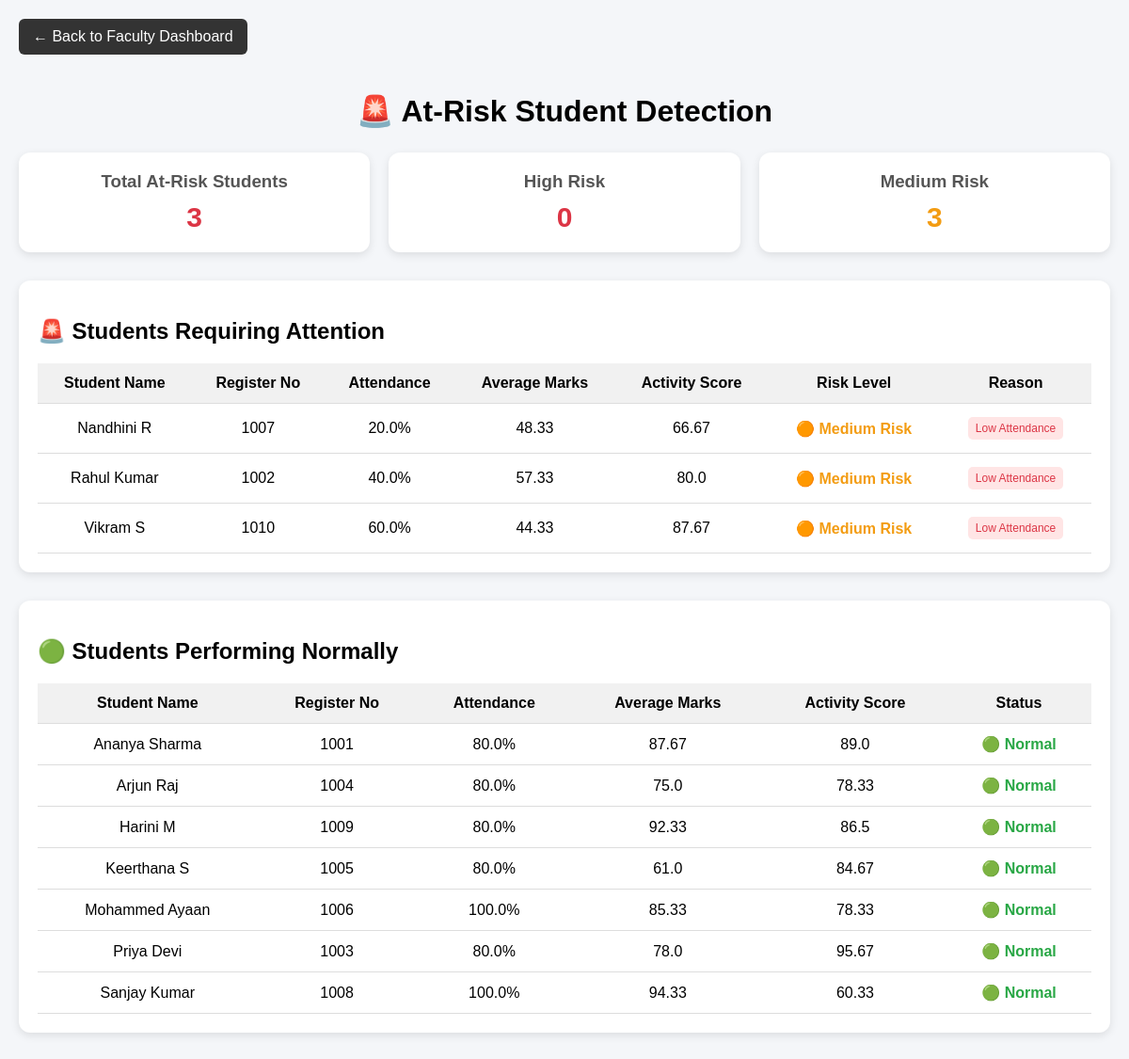
/at_risk_students (signed in), run on the app's committed database.
### tables this page shows
CREATE TABLE students (
            id INTEGER PRIMARY KEY AUTOINCREMENT,
            name TEXT NOT NULL,
            reg_no TEXT UNIQUE NOT NULL,
            student_class TEXT NOT NULL,
            department TEXT DEFAULT 'CSE',
            year INTEGER DEFAULT 1
        );

### app.py (the view)
@app.route("/at_risk_students")
@role_required("admin", "faculty")
def at_risk_students():
    conn = get_db()
    cursor = conn.cursor()
    students = cursor.execute("""
        SELECT

            id,
            name,
            reg_no

        FROM students

        ORDER BY name
    """).fetchall()
    at_risk = []
    normal_students = []
    for student in students:
        attendance = cursor.execute("""
            SELECT

                COUNT(*) AS total,

                SUM(
                    CASE
                        WHEN status = 'Present'
                        THEN 1
                        ELSE 0
                    END
                ) AS present

            FROM attendance

            WHERE register_no = ?
        """, (
            student["reg_no"],
        )).fetchone()
        total_attendance = (
            attendance["total"] or 0
        )
        present_attendance = (
            attendance["present"] or 0
        )
        if total_attendance > 0:
            attendance_percentage = round(
                (
                    present_attendance /
                    total_attendance
                ) * 100,
                2
            )
        else:
            attendance_percentage = 0
        marks = cursor.execute("""
            SELECT

                AVG(
                    (
                        COALESCE(internal_mark, 0)
                        +
                        COALESCE(assignment_mark, 0)
                        +
                        COALESCE(quiz_mark, 0)
                    ) / 3.0
                ) AS average_mark

            FROM marks

            WHERE student_id = ?
        """, (
            student["id"],
        )).fetchone()
        average_mark = round(
            marks["average_mark"] or 0,
            2
        )
        activities = cursor.execute("""
            SELECT

                COUNT(*) AS total_activities,

                AVG(score) AS average_activity

            FROM activities

            WHERE student_id = ?
        """, (
            student["id"],
        )).fetchone()
        total_activities = (
            activities["total_activities"] or 0
        )
        average_activity = round(
            activities["average_activity"] or 0,
            2
        )
        risk_points = 0
        reasons = []
        if attendance_percentage < 75:
            risk_points += 1
            reasons.append(
                "Low Attendance"
            )
        if average_mark < 40:
            risk_points += 1
            reasons.append(
                "Low Marks"
            )
        if (
            total_activities > 0
            and
            average_activity < 40
        ):
            risk_points += 1
            reasons.append(
                "Low Activity Performance"
            )
        if risk_points >= 2:
            risk_level = "High Risk"
        elif risk_points == 1:
            risk_level = "Medium Risk"
        else:
            risk_level = "Normal"
        student_data = {
            "name":
                student["name"],
            "reg_no":
                student["reg_no"],
            "attendance":
                attendance_percentage,
            "marks":
                average_mark,
            "activity":
                average_activity,
            "risk_level":
                risk_level,
            "reasons":
                reasons
        }
        if risk_level == "Normal":
            normal_students.append(
                student_data
            )
        else:
            at_risk.append(
                student_data
            )
    conn.close()
    high_risk = sum(
        1
        for student in at_risk
        if student["risk_level"]
        == "High Risk"
    )
    medium_risk = sum(
        1
        for student in at_risk
        if student["risk_level"]
        == "Medium Risk"
    )
    return render_template(
        "at_risk_students.html",
        at_risk=at_risk,
        normal_students=
            normal_students,
        high_risk=
            high_risk,
        medium_risk=
            medium_risk,
        total_at_risk=
            len(at_risk)
    )

### app.py (called while the page is built, shortened)
def get_db():
    conn = sqlite3.connect(DATABASE)
    conn.row_factory = sqlite3.Row
    conn.execute("PRAGMA foreign_keys = ON")
    return conn

def role_required(*allowed_roles):
    def decorator(function):
        @wraps(function)
        def wrapper(*args, **kwargs):
            if not session.get("logged_in"):
                return redirect("/login")
            return function(*args, **kwargs)
        return wrapper
    return decorator

### templates/at_risk_students.html (shortened to what this page needs)
<!DOCTYPE html>
<html lang="en">
<head>
</head>
<body>
<a href="/faculty_dashboard"
   class="back">
    ← Back to Faculty Dashboard
</a>
<h1>
    🚨 At-Risk Student Detection
</h1>
<div class="cards">
    <div class="card">
        <h3>
            Total At-Risk Students
        </h3>
        <p class="danger">
            {{ total_at_risk }}
        </p>
    </div>
    <div class="card">
        <h3>
            High Risk
        </h3>
        <p class="danger">
            {{ high_risk }}
        </p>
    </div>
    <div class="card">
        <h3>
            Medium Risk
        </h3>
        <p class="warning">
            {{ medium_risk }}
        </p>
    </div>
</div>
<div class="section">
    <h2>
        🚨 Students Requiring Attention
    </h2>
    <table>
        <thead>
            <tr>
                <th>
                    Student Name
                </th>
                <th>
                    Register No
                </th>
                <th>
                    Attendance
                </th>
                <th>
                    Average Marks
                </th>
                <th>
                    Activity Score
                </th>
                <th>
                    Risk Level
                </th>
                <th>
                    Reason
                </th>
            </tr>
        </thead>
        <tbody>
            {% for student in at_risk %}
            <tr>
                <td>
                    {{ student.name }}
                </td>
                <td>
                    {{ student.reg_no }}
                </td>
                <td>
                    {{ student.attendance }}%
                </td>
                <td>
                    {{ student.marks }}
                </td>
                <td>
                    {{ student.activity }}
                </td>
                <td>
                    {% if student.risk_level == "High Risk" %}
                        <span class="high">
                            🔴 High Risk
                        </span>
                    {% else %}
                        <span class="medium">
                            🟠 Medium Risk
                        </span>
                    {% endif %}
                </td>
                <td>
                    {% for reason in student.reasons %}
                        <span class="reason">
                            {{ reason }}
                        </span>
                    {% endfor %}
                </td>
            </tr>
            {% endfor %}
        </tbody>
    </table>
</div>
<div class="section">
    <h2>
        🟢 Students Performing Normally
    </h2>
    <table>
        <thead>
            <tr>
                <th>
                    Student Name
                </th>
                <th>
                    Register No
                </th>
                <th>
                    Attendance
                </th>
                <th>
                    Average Marks
                </th>
                <th>
                    Activity Score
                </th>
                <th>
                    Status
                </th>
            </tr>
        </thead>
        <tbody>
            {% for student in normal_students %}
            <tr>
                <td>
                    {{ student.name }}
                </td>
                <td>
                    {{ student.reg_no }}
                </td>
                <td>
                    {{ student.attendance }}%
                </td>
                <td>
                    {{ student.marks }}
                </td>
                <td>
                    {{ student.activity }}
                </td>
                <td class="normal">
                    🟢 Normal
                </td>
            </tr>
            {% else %}
            <tr>
                <td colspan="6">
                    No normal student data available.
                </td>
            </tr>
            {% endfor %}
        </tbody>
    </table>
</div>
</body>
</html>

### templates/at_risk_students.html (style rules this page uses)
body { font-family: Arial, sans-serif; background: #f4f6f9; margin: 0; padding: 20px; }
h1 { text-align: center; margin-bottom: 25px; }
.back { display: inline-block; margin-bottom: 20px; padding: 10px 15px; background: #333; color: white; text-decoration: none; border-radius: 6px; }
.cards { display: grid; grid-template-columns: repeat(3, 1fr); gap: 20px; margin-bottom: 30px; }
.card { background: white; padding: 20px; border-radius: 12px; text-align: center; box-shadow: 0 3px 10px rgba(0,0,0,0.1); }
.card h3 { margin: 0; color: #555; }
.card p { font-size: 30px; font-weight: bold; margin: 10px 0 0; }
.danger { color: #dc3545; }
.warning { color: #f39c12; }
.section { background: white; padding: 20px; border-radius: 12px; margin-bottom: 30px; box-shadow: 0 3px 10px rgba(0,0,0,0.1); }
table { width: 100%; border-collapse: collapse; }
th, td { padding: 12px; border-bottom: 1px solid #ddd; text-align: center; }
th { background: #f1f1f1; }
.medium { color: #f39c12; font-weight: bold; }
.normal { color: #28a745; font-weight: bold; }
.reason { display: inline-block; background: #ffe5e5; color: #dc3545; padding: 5px 8px; border-radius: 5px; margin: 2px; font-size: 12px; }

### data on the page
students: name "Nandhini R", reg_no "1007", attendance "20.0", marks "48.33", activity "66.67", reasons "Low Attendance"
students: name "Rahul Kumar", reg_no "1002", attendance "40.0", marks "57.33", activity "80.0", reasons "Low Attendance"
students: name "Vikram S", reg_no "1010", attendance "60.0", marks "44.33", activity "87.67", reasons "Low Attendance"
students: name "Ananya Sharma", reg_no "1001", attendance "80.0", marks "87.67", activity "89.0"
students: name "Arjun Raj", reg_no "1004", attendance "80.0", marks "75.0", activity "78.33"
students: name "Harini M", reg_no "1009", attendance "80.0", marks "92.33", activity "86.5"
students: name "Keerthana S", reg_no "1005", attendance "80.0", marks "61.0", activity "84.67"
students: name "Mohammed Ayaan", reg_no "1006", attendance "100.0", marks "85.33", activity "78.33"
students: name "Priya Devi", reg_no "1003", attendance "80.0", marks "78.0", activity "95.67"
students: name "Sanjay Kumar", reg_no "1008", attendance "100.0", marks "94.33", activity "60.33"

### other printed values
{{ total_at_risk }} "3"
{{ high_risk }} "0"
{{ medium_risk }} "3"
